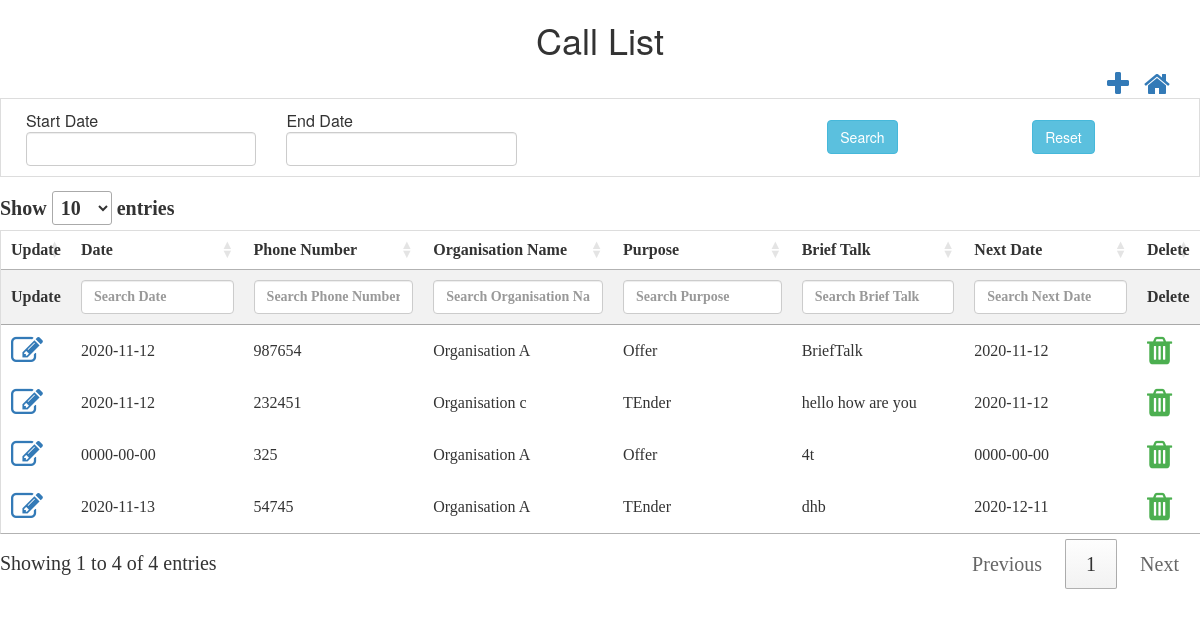
Before: /controllers/callList.php (signed in) with the older database file.
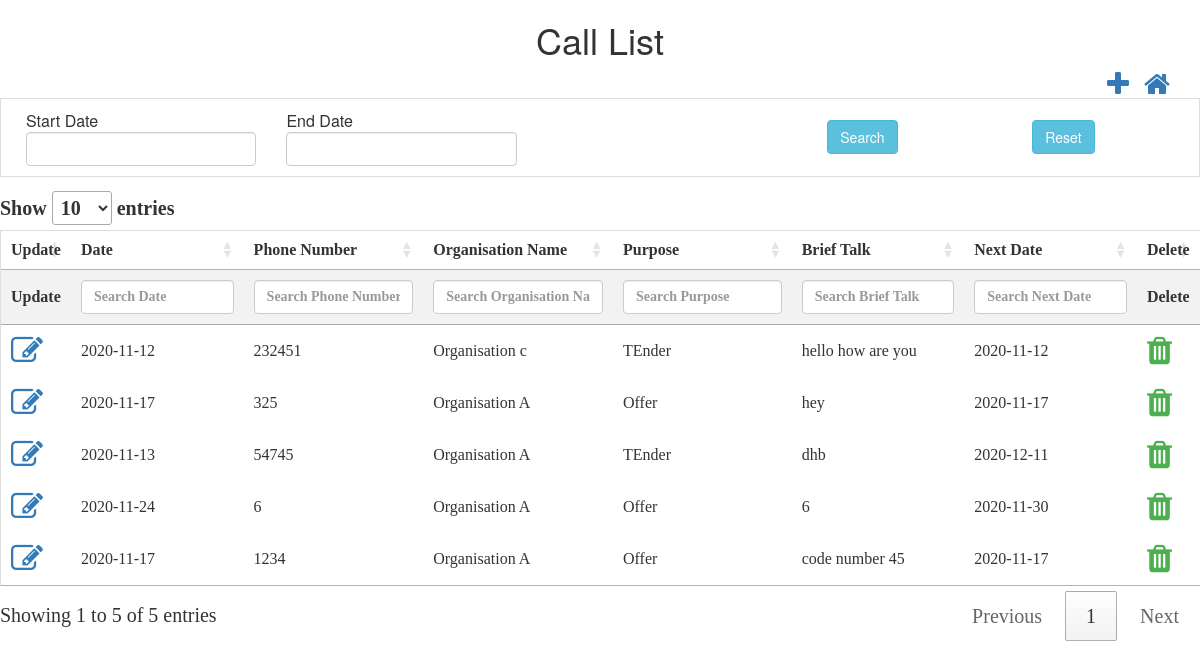
After: the same page with the newer database file.
### tables this page shows
CREATE TABLE `tbl_calllist` (
  `nid` int(10) NOT NULL,
  `ncall_list_id` int(10) NOT NULL,
  `ddate` date NOT NULL,
  `cphoneNumber` varchar(50) NOT NULL,
  `nperson_id` int(10) NOT NULL,
  `norg_id` int(10) NOT NULL,
  `npurpose_id` int(10) NOT NULL,
  `tbriefTalk` text NOT NULL,
  `dnext_date` date NOT NULL,
  `isActive` bit(1) NOT NULL,
  `isAvailable` bit(1) NOT NULL,
  `dcreated_date` datetime NOT NULL,
  `dupdated_date` datetime NOT NULL,
  `ninternal_id` int(11) DEFAULT NULL
);

CREATE TABLE `tbl_organisation` (
  `nid` int(10) NOT NULL,
  `norg_id` int(10) NOT NULL,
  `corg_name` varchar(50) NOT NULL,
  `corg_address` varchar(50) NOT NULL,
  `corg_city` varchar(50) NOT NULL,
  `corg_state` varchar(50) NOT NULL,
  `corg_country` varchar(50) NOT NULL,
  `corg_mobileNumber` varchar(10) NOT NULL,
  `corg_emailId` varchar(50) NOT NULL,
  `norg_segment_id` int(10) NOT NULL,
  `isActive` bit(1) NOT NULL,
  `isAvailable` bit(1) NOT NULL,
  `dcreated_date` datetime NOT NULL,
  `dupdated_date` datetime NOT NULL,
  `internal_id` int(11) DEFAULT NULL
);

CREATE TABLE `tbl_purpose` (
  `nid` int(10) NOT NULL,
  `npurpose_id` int(10) NOT NULL,
  `cpurpose_name` varchar(50) NOT NULL,
  `isActive` bit(1) NOT NULL,
  `isAvailable` bit(1) NOT NULL,
  `dcreated_date` datetime NOT NULL,
  `dupdated_date` datetime NOT NULL,
  `ninternal_id` int(11) DEFAULT NULL
);

### controllers/callList.php (the view, shortened to what this page needs)
<html>
<head>
    <script src="http://ajax.googleapis.com/ajax/libs/jquery/1.11.2/jquery.min.js"></script>
    <link rel="stylesheet" href="../css/theme.css">
    <link rel="stylesheet" href="https://cdn.datatables.net/1.10.22/css/jquery.dataTables.min.css">
    <link rel="stylesheet" href="https://cdnjs.cloudflare.com/ajax/libs/font-awesome/4.7.0/css/font-awesome.min.css">
    <link rel="stylesheet" href="https://maxcdn.bootstrapcdn.com/bootstrap/3.4.1/css/bootstrap.min.css">
    <link rel="stylesheet" href="https://cdnjs.cloudflare.com/ajax/libs/bootstrap-datepicker/1.6.4/css/bootstrap-datepicker.css" />
</head>
<h1>Call List</h1>
<div class="container">
    <a style="float:right;margin-left: 15px;" href="../dashboard.php"><i class="fa fa-home fa-2x"></i></a>
    <a style="float:right" href="#call_list_modal" data-toggle="modal" id='add' data-id="1"><i class="fa fa-plus fa-2x"
                                                                                                  aria-hidden="true"></i></a>
</div>
<?php
$conn = OpenCon();
$sql = "SELECT c.ncall_list_id,c.ddate,c.cphoneNumber,c.norg_id,c.npurpose_id,c.tbriefTalk,c.dnext_date,c.isAvailable,o.corg_name,p.cpurpose_name
 from tbl_callList As c
JOIN tbl_organisation AS o
ON c.norg_id=o.norg_id
JOIN tbl_purpose AS p
ON c.npurpose_id=p.npurpose_id
where c.isAvailable=1";
$retval = mysqli_query($conn, $sql);
echo "
<form id='dateForm' method='post'>
<table>
<tr>
        <td><div class='input-daterange'>
            <div class='col-md-4'>
                Start Date<input type='text' name='start_date' id='start_date' class='form-control' />
            </div>
            <div class='col-md-4'>
                End Date<input type='text' name='end_date' id='end_date' class='form-control' />
            </div>
        </div></td>
     <td>   <div class='col-md-4'>
            <input type='submit' name='search' id='search' value='Search' class='btn btn-info' />
        </div></td>
       <td> <div class='col-md-4'>
            <input type='reset' name='reset' onclick='resetDateForm()' value='Reset' class='btn btn-info' />
        </div></td>
        </tr>
   </table>
    </form>";
echo "<table id='callListTable'  name='callListTable' >
            <thead>
            <tr>
            <th style='display:none;'>ID</th>
            <th>Update</th>
            <th>Date</th>
            <th>Phone Number</th>
            <th>Organisation Name</th>
            <th>Purpose</th>
            <th>Brief Talk</th>
            <th>Next Date</th>
            <th>Delete</th>
            </tr>
            </thead>
                   <tbody>
            ";
while ($row = mysqli_fetch_array($retval, MYSQLI_ASSOC)) {
    echo "<tr>";
    echo "<td ><a  href='#call_list_modal' data-toggle='modal' class='updateClass' data-id='2'><i class='fa fa-edit fa-2x'></i></a></td>";
    echo "<td>" . $row['ddate'] . "</td>";
    echo "<td>" . $row['cphoneNumber'] . "</td>";
    echo "<td>" . $row['corg_name'] . "</td>";
    echo "<td>" . $row['cpurpose_name'] . "</td>";
    echo "<td>" . $row['tbriefTalk'] . "</td>";
    echo "<td>" . $row['dnext_date'] . "</td>";
    echo "<td class='action-delete'><i class='fa fa-trash fa-2x' style='color:#4caf50;'</i></td>";
    echo "</tr>";
}
echo "</tbody></table>";
?>
</html>

### css/theme.css (style rules this page uses)
h1 { text-align: center; }
table { border-collapse: collapse; border-spacing: 0; width: 100%; border: 1px solid #ddd; }
th { text-align: left; padding: 10px !important; }
td { text-align: left; padding: 10px !important; }
tr:nth-child(even) { background-color: #f2f2f2; }

Changed rows visible on the page:
removed tbl_calllist: ddate "2020-11-12", cphoneNumber "987654", tbl_organisation.corg_name "Organisation A", tbl_purpose.cpurpose_name "Offer", tbriefTalk "BriefTalk", dnext_date "2020-11-12"
changed tbl_calllist: ddate "0000-00-00" → "2020-11-17"; tbriefTalk "4t" → "hey"; dnext_date "0000-00-00" → "2020-11-17"
now on this page (row edited): tbl_calllist: ddate "2020-11-24", cphoneNumber "6", tbl_organisation.corg_name "Organisation A", tbl_purpose.cpurpose_name "Offer", tbriefTalk "6", dnext_date "2020-11-30"
added tbl_calllist: ddate "2020-11-17", cphoneNumber "1234", tbl_organisation.corg_name "Organisation A", tbl_purpose.cpurpose_name "Offer", tbriefTalk "code number 45", dnext_date "2020-11-17"
Other visible differences:
text written by a page script: "Show entries Showing 1 to 4 of 4 entries Previous 1 Next" → "Show entries Showing 1 to 5 of 5 entries Previous 1 Next"
